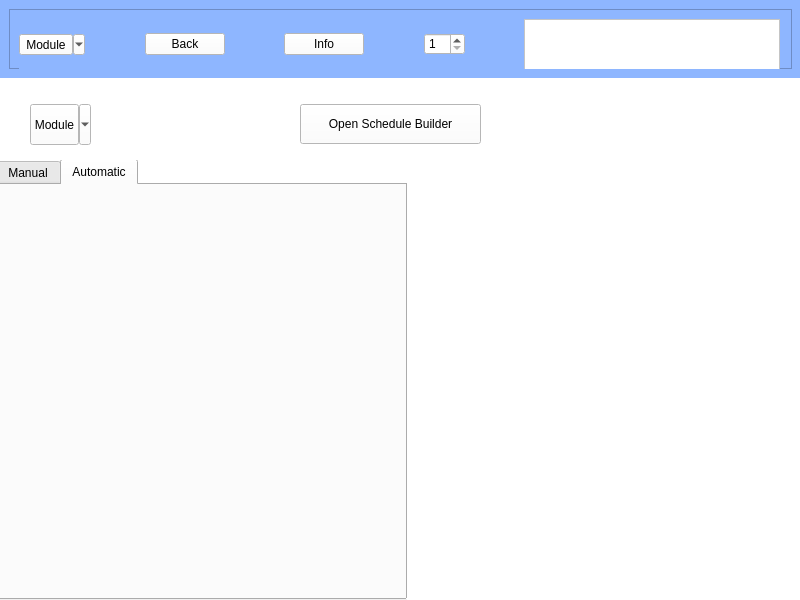
<?xml version="1.0" encoding="UTF-8"?>
<ui version="4.0">
 <class>MainWindow</class>
 <widget class="QMainWindow" name="MainWindow">
  <property name="geometry">
   <rect>
    <x>0</x>
    <y>0</y>
    <width>800</width>
    <height>600</height>
   </rect>
  </property>
  <property name="windowTitle">
   <string>MainWindow</string>
  </property>
  <property name="styleSheet">
   <string notr="true">#centralwidget{
	background-color: #ffffff;
}
#topMenuContainer{
	background-color: #68a2ee;
}</string>
  </property>
  <widget class="QWidget" name="centralwidget">
   <property name="styleSheet">
    <string notr="true">#topMenuContainer{
	background-color: #41b3e1;
}</string>
   </property>
   <widget class="QWidget" name="MainContainer" native="true">
    <property name="geometry">
     <rect>
      <x>0</x>
      <y>160</y>
      <width>801</width>
      <height>441</height>
     </rect>
    </property>
    <widget class="QTabWidget" name="tabWidget">
     <property name="geometry">
      <rect>
       <x>-4</x>
       <y>-1</y>
       <width>411</width>
       <height>441</height>
      </rect>
     </property>
     <property name="currentIndex">
      <number>1</number>
     </property>
     <widget class="QWidget" name="Manual">
      <attribute name="title">
       <string>Manual</string>
      </attribute>
     </widget>
     <widget class="QWidget" name="Automatic">
      <attribute name="title">
       <string>Automatic</string>
      </attribute>
     </widget>
    </widget>
   </widget>
   <widget class="QWidget" name="">
    <property name="geometry">
     <rect>
      <x>0</x>
      <y>0</y>
      <width>801</width>
      <height>161</height>
     </rect>
    </property>
    <layout class="QVBoxLayout" name="verticalLayout" stretch="0,0">
     <property name="spacing">
      <number>6</number>
     </property>
     <property name="leftMargin">
      <number>0</number>
     </property>
     <item>
      <widget class="QWidget" name="topMenuContainer" native="true">
       <property name="styleSheet">
        <string notr="true">background-color: rgb(142, 182, 255);
border-color: rgb(0, 0, 0);</string>
       </property>
       <layout class="QHBoxLayout" name="horizontalLayout">
        <item>
         <widget class="QFrame" name="menuFrame">
          <property name="sizePolicy">
           <sizepolicy hsizetype="Expanding" vsizetype="Preferred">
            <horstretch>0</horstretch>
            <verstretch>0</verstretch>
           </sizepolicy>
          </property>
          <property name="frameShape">
           <enum>QFrame::StyledPanel</enum>
          </property>
          <property name="frameShadow">
           <enum>QFrame::Raised</enum>
          </property>
          <widget class="QWidget" name="">
           <property name="geometry">
            <rect>
             <x>10</x>
             <y>10</y>
             <width>761</width>
             <height>51</height>
            </rect>
           </property>
           <layout class="QHBoxLayout" name="horizontalLayout_2">
            <item>
             <widget class="QToolButton" name="toolButton">
              <property name="enabled">
               <bool>true</bool>
              </property>
              <property name="sizePolicy">
               <sizepolicy hsizetype="Fixed" vsizetype="Fixed">
                <horstretch>0</horstretch>
                <verstretch>0</verstretch>
               </sizepolicy>
              </property>
              <property name="styleSheet">
               <string notr="true">background-color: rgb(255, 255, 255);
alternate-background-color: rgb(255, 255, 255);
selection-color: rgb(255, 255, 255);
selection-background-color: rgb(255, 255, 255);
gridline-color: rgb(255, 255, 255);
border-color: rgb(255, 255, 255);</string>
              </property>
              <property name="text">
               <string>Module</string>
              </property>
              <property name="icon">
               <iconset resource="icons/resources.qrc">
                <normaloff>:/icons/align-justify.svg</normaloff>:/icons/align-justify.svg</iconset>
              </property>
              <property name="iconSize">
               <size>
                <width>32</width>
                <height>32</height>
               </size>
              </property>
              <property name="popupMode">
               <enum>QToolButton::MenuButtonPopup</enum>
              </property>
             </widget>
            </item>
            <item>
             <spacer name="horizontalSpacer_4">
              <property name="orientation">
               <enum>Qt::Horizontal</enum>
              </property>
              <property name="sizeHint" stdset="0">
               <size>
                <width>40</width>
                <height>20</height>
               </size>
              </property>
             </spacer>
            </item>
            <item>
             <widget class="QPushButton" name="backButton">
              <property name="styleSheet">
               <string notr="true">background-color: rgb(255, 255, 255);</string>
              </property>
              <property name="text">
               <string>Back</string>
              </property>
              <property name="icon">
               <iconset resource="icons/resources.qrc">
                <normaloff>:/icons/arrow-left.svg</normaloff>:/icons/arrow-left.svg</iconset>
              </property>
              <property name="iconSize">
               <size>
                <width>32</width>
                <height>32</height>
               </size>
              </property>
              <property name="flat">
               <bool>false</bool>
              </property>
             </widget>
            </item>
            <item>
             <spacer name="horizontalSpacer_3">
              <property name="orientation">
               <enum>Qt::Horizontal</enum>
              </property>
              <property name="sizeHint" stdset="0">
               <size>
                <width>40</width>
                <height>20</height>
               </size>
              </property>
             </spacer>
            </item>
            <item>
             <widget class="QPushButton" name="infoButton">
              <property name="styleSheet">
               <string notr="true">background-color: rgb(255, 255, 255);</string>
              </property>
              <property name="text">
               <string>Info</string>
              </property>
              <property name="icon">
               <iconset resource="icons/resources.qrc">
                <normaloff>:/icons/book-open.svg</normaloff>:/icons/book-open.svg</iconset>
              </property>
              <property name="iconSize">
               <size>
                <width>32</width>
                <height>32</height>
               </size>
              </property>
             </widget>
            </item>
            <item>
             <spacer name="horizontalSpacer_2">
              <property name="orientation">
               <enum>Qt::Horizontal</enum>
              </property>
              <property name="sizeHint" stdset="0">
               <size>
                <width>40</width>
                <height>20</height>
               </size>
              </property>
             </spacer>
            </item>
            <item>
             <widget class="QDoubleSpinBox" name="adjustSysClock">
              <property name="styleSheet">
               <string notr="true">background-color: rgb(255, 255, 255);</string>
              </property>
              <property name="decimals">
               <number>0</number>
              </property>
              <property name="minimum">
               <double>1.000000000000000</double>
              </property>
              <property name="maximum">
               <double>50.000000000000000</double>
              </property>
             </widget>
            </item>
            <item>
             <spacer name="horizontalSpacer">
              <property name="orientation">
               <enum>Qt::Horizontal</enum>
              </property>
              <property name="sizeHint" stdset="0">
               <size>
                <width>40</width>
                <height>20</height>
               </size>
              </property>
             </spacer>
            </item>
            <item>
             <widget class="QPlainTextEdit" name="sysClock">
              <property name="styleSheet">
               <string notr="true">background-color: rgb(255, 255, 255);</string>
              </property>
              <property name="readOnly">
               <bool>true</bool>
              </property>
              <property name="plainText">
               <string/>
              </property>
              <property name="placeholderText">
               <string>System Clock: hh:mm:ss</string>
              </property>
             </widget>
            </item>
           </layout>
          </widget>
         </widget>
        </item>
       </layout>
      </widget>
     </item>
     <item>
      <widget class="QWidget" name="lineScheduleContainer" native="true">
       <widget class="QPushButton" name="scheduleBuilder">
        <property name="geometry">
         <rect>
          <x>300</x>
          <y>20</y>
          <width>181</width>
          <height>40</height>
         </rect>
        </property>
        <property name="styleSheet">
         <string notr="true">background-color: rgb(255, 255, 255);</string>
        </property>
        <property name="text">
         <string>Open Schedule Builder</string>
        </property>
        <property name="icon">
         <iconset resource="icons/resources.qrc">
          <normaloff>:/icons/calendar.svg</normaloff>:/icons/calendar.svg</iconset>
        </property>
        <property name="iconSize">
         <size>
          <width>32</width>
          <height>32</height>
         </size>
        </property>
        <property name="flat">
         <bool>false</bool>
        </property>
       </widget>
       <widget class="QToolButton" name="toolButton_2">
        <property name="enabled">
         <bool>true</bool>
        </property>
        <property name="geometry">
         <rect>
          <x>30</x>
          <y>20</y>
          <width>61</width>
          <height>41</height>
         </rect>
        </property>
        <property name="sizePolicy">
         <sizepolicy hsizetype="Fixed" vsizetype="Fixed">
          <horstretch>0</horstretch>
          <verstretch>0</verstretch>
         </sizepolicy>
        </property>
        <property name="styleSheet">
         <string notr="true">background-color: rgb(255, 255, 255);
alternate-background-color: rgb(255, 255, 255);
selection-color: rgb(255, 255, 255);
selection-background-color: rgb(255, 255, 255);
gridline-color: rgb(255, 255, 255);
border-color: rgb(255, 255, 255);</string>
        </property>
        <property name="text">
         <string>Module</string>
        </property>
        <property name="icon">
         <iconset resource="icons/resources.qrc">
          <normaloff>:/icons/align-justify.svg</normaloff>:/icons/align-justify.svg</iconset>
        </property>
        <property name="iconSize">
         <size>
          <width>32</width>
          <height>32</height>
         </size>
        </property>
        <property name="popupMode">
         <enum>QToolButton::MenuButtonPopup</enum>
        </property>
       </widget>
      </widget>
     </item>
    </layout>
   </widget>
  </widget>
 </widget>
 <resources>
  <include location="icons/resources.qrc"/>
 </resources>
 <connections/>
</ui>
